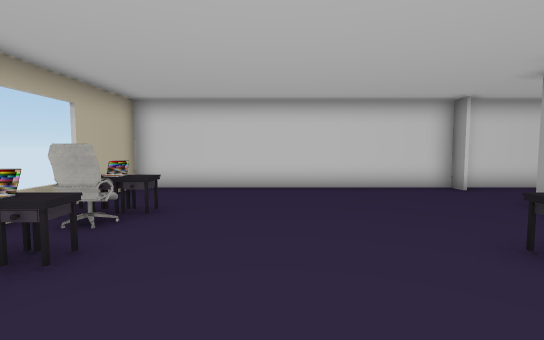
[1] (above)

12 first-person views from a walk through a scene from a Unity 3-D project. The camera is 1.2 m above the floor, tilts 4° down and sees 85° across. The floor is counted in squares, 1 m on a side. Each view is taken from the middle of a square. On the plan, view 1 faces up. The plan holds only what a view shows up to about 13 squares ahead; the rest is blank. The place goes on beyond the plan. Some animated figures are left out. Some surface patterns are stand-ins.

[2]
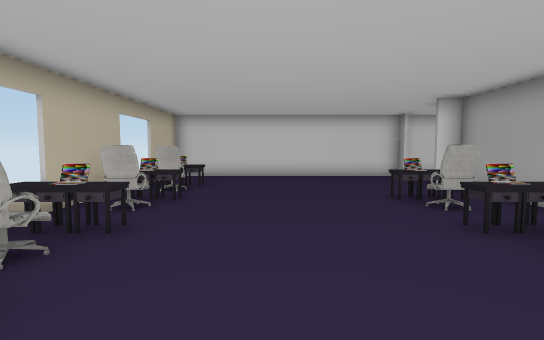

[3]
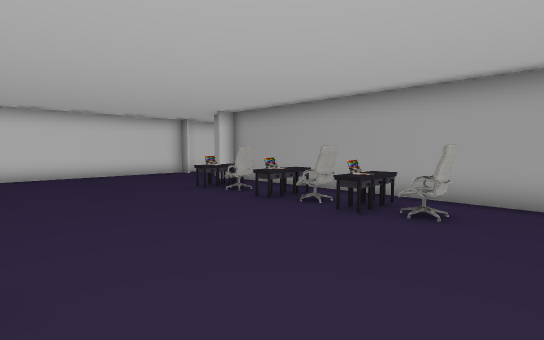

[4]
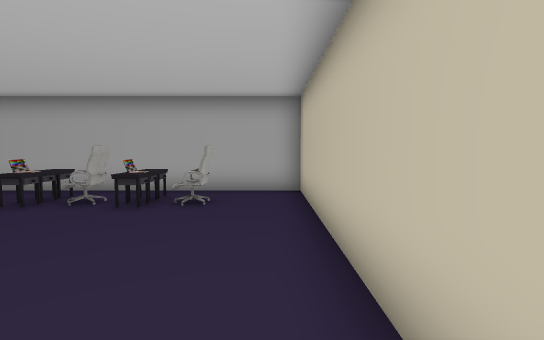

[5]
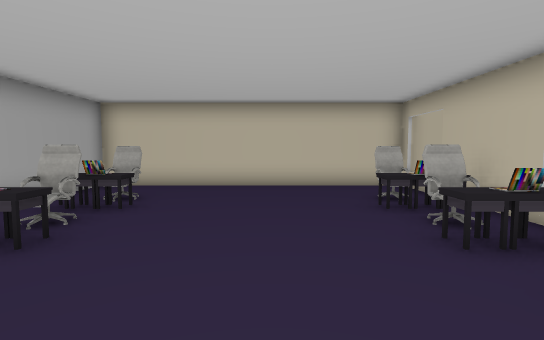

[6]
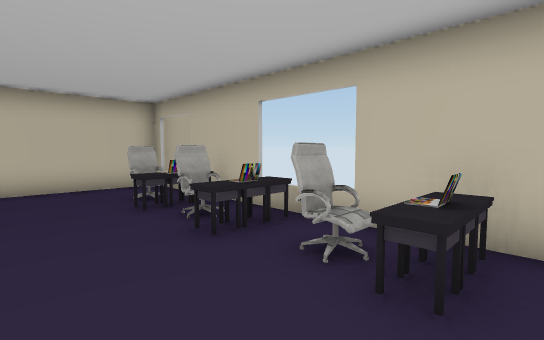

[7]
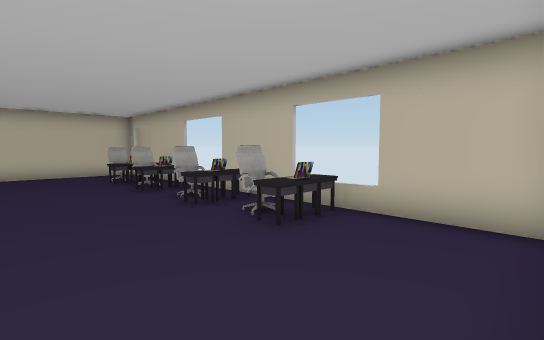

[8]
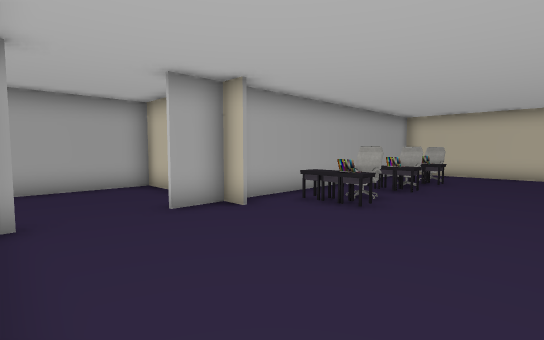

[9]
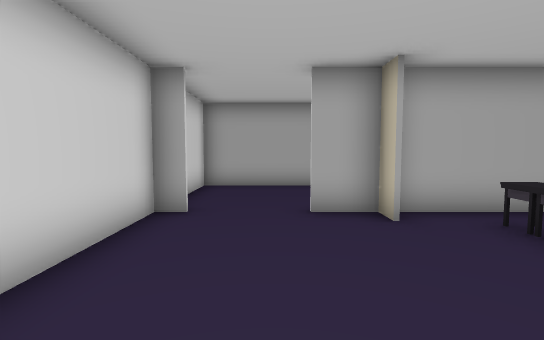

[10]
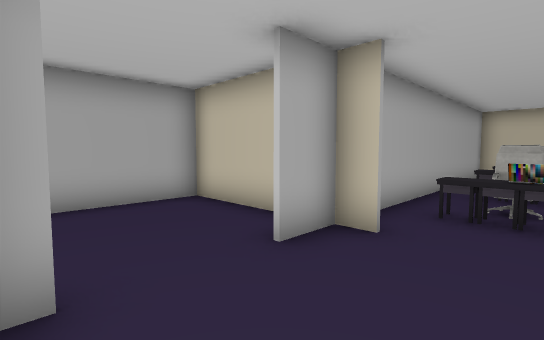

[11]
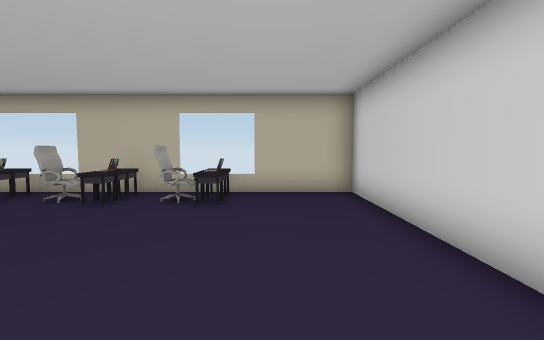

[12]
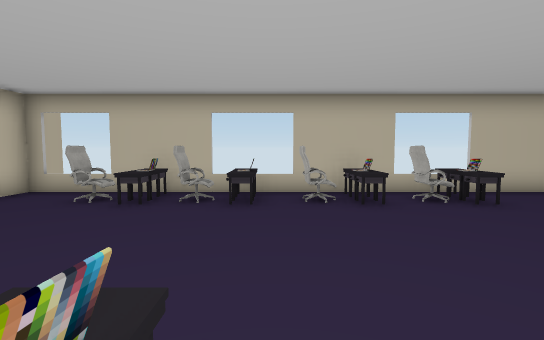

### Floor plan
Points are (right, up) in squares from view 1. A wall is a line through its corners. A room is listed if a view was taken in it or the views show most of it. See-through windows are left out.
Room 1 (views 1, 2, 3, 4, 5, 6, 7, 8, 9, 10, 11, 12)
walls: (-4.3, -0.5) (-4.3, -3.5); (-4.3, 4.5) (-4.3, 1.5); (4.9, 5) (5.6, 5); (5.6, 4.9) (4.9, 4.9); (-4.3, -5.2) (-4.3, -5.9); (5.6, 8.6) (5.6, 9.3) (-4.3, 9.3) (-4.3, 6.5); (-5.5, -5.8) (5.6, -5.8) (5.6, 6.4)
ways out: opening at (6, 7.5) to room 2
objects: other object (-4, -2); table (-4, 0); table (-4, 3); table (-4, 6); other object (-3, -3); table (-3, -2); other object (-3, -1); laptop (-3, 0); table (-3, 1); other object (-3, 2); laptop (-3, 3); table (-3, 4); other object (-3, 5); laptop (-3, 6); table (-2, -2); table (-2, 0); table (-2, 3); table (-2, 6); table (3, -2); table (3, 0); table (3, 3); other object (4, -3); table (4, -2); other object (4, -1); table (4, 0); other object (4, 2); table (4, 3)
Room 2 (no view inside)
walls: (7, 5) (9.8, 5) (9.8, 9.3) (6.1, 9.3)
ways out: opening at (6, 7.5) to room 1

Positions as (right, up) in squares from view 1, and headings:
1: (0, 0), facing up
2: (0, -4), facing up
3: (-2, -5), facing up-right
4: (-3, -5), facing right
5: (0, 4), facing down
6: (0, 4), facing down-left
7: (1, 9), facing down-left
8: (0, 9), facing down-right
9: (0, 7), facing right
10: (3, 9), facing down-right
11: (4, 7), facing left
12: (4, 1), facing left
